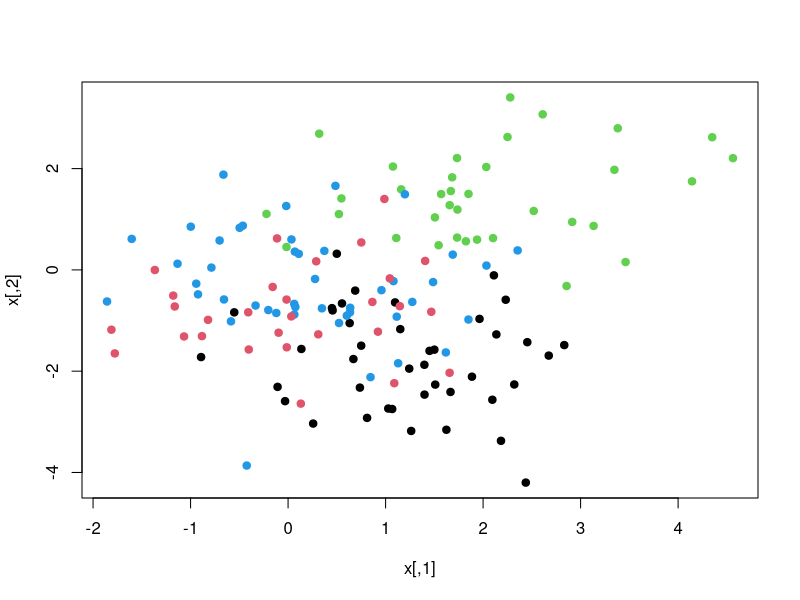
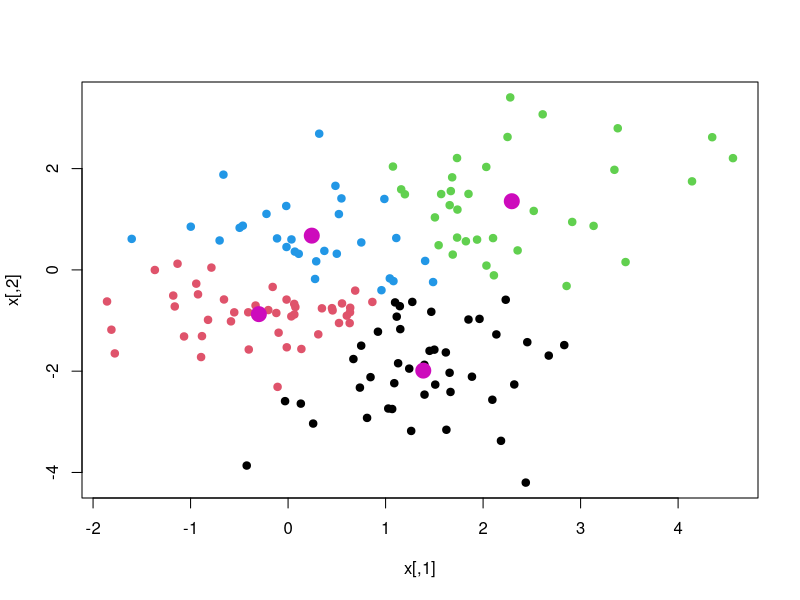
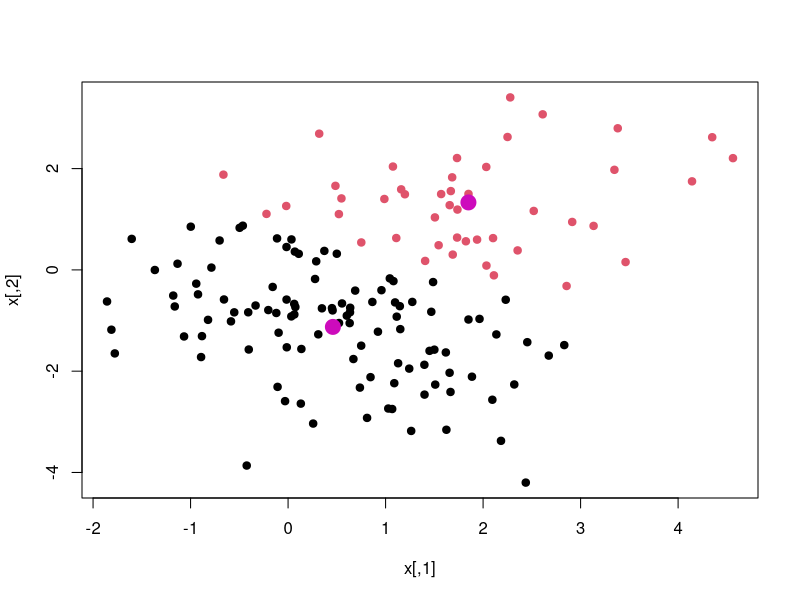

The R source for these figures, in order: (Note: this script raises an error after producing the figures.)
#K-means
#generate random data

set.seed(5)

x <- matrix(rnorm(300), 150, 2)

xmean <- matrix(rnorm(8), 4, 2)

which <- sample(1:4, 150, replace = T)

x <- x + xmean[which, ]

plot(x, col = which, pch = 19)

#k-means algorithm complete

x.cluster <- cbind(x, which)

while(TRUE){
  centroid <- c()
for(g in 1:4) {
  centroid <- c(centroid, mean(x.cluster[x.cluster[, 3] == g, 1]), mean(x.cluster[x.cluster[, 3] == g, 2]))
  }

centroid <- matrix(centroid, 4, 2, byrow = T)
distance <- c()
for(i in 1:nrow(x)){
  for(j in 1:4){
    dis <- sqrt(sum((x[i,] - centroid[j,])^2))
    distance <- c(distance, dis)          
  }
}

distance <- matrix(distance, 150, 4, byrow = T)
centroid.label <- apply(distance, 1, which.min)
if(all(centroid.label == x.cluster[, 3])){
  km.clusters <- centroid.label
  centroid.matrix <- centroid
  break
}else{
  x.cluster[, 3] <- centroid.label
}
}

#k-means R function
#plot k-means visualization

plot(x, col = centroid.label, pch = 19)
points(centroid, pch = 19, col = 6, cex = 2)

set.seed(5)
km.out <- kmeans(x, 2) #fill in parameters using pamk
km.out
plot(x, col = km.out$cluster, pch = 19)
points(km.out$centers, pch = 19, col = 6, cex = 2)

#how do we know the optimal clustering number?
pamk.best <- pamk(x)
cat("number of clusters according to optimum average silhouette width (best separated clusters):", pamk.best$nc, "\n")
plot(pam(x, pamk.best$nc))

#Patient data
data <- read.csv(file="Cluster_data.csv")

datasub <-data[,1:2]

normalize <- function(x) {
  return((x - min(x)) / (max(x) - min(x)))
}

datanorm <- as.data.frame(lapply(datasub, normalize))

set.seed(5)
km.out <- kmeans(datanorm, 3)
km.out
plot(datanorm, col = km.out$cluster, pch = 19)
points(km.out$centers, pch = 19, col = 6, cex = 2)

pamk.best <- pamk(datanorm)
cat("number of clusters according to optimum average silhouette width (best separated clusters):", pamk.best$nc, "\n")
plot(pam(datanorm, pamk.best$nc))

rules_data <- data.frame(as.factor(data$Disease), as.factor(km.out$cluster))
rules <- apriori(rules_data)
inspect(rules)